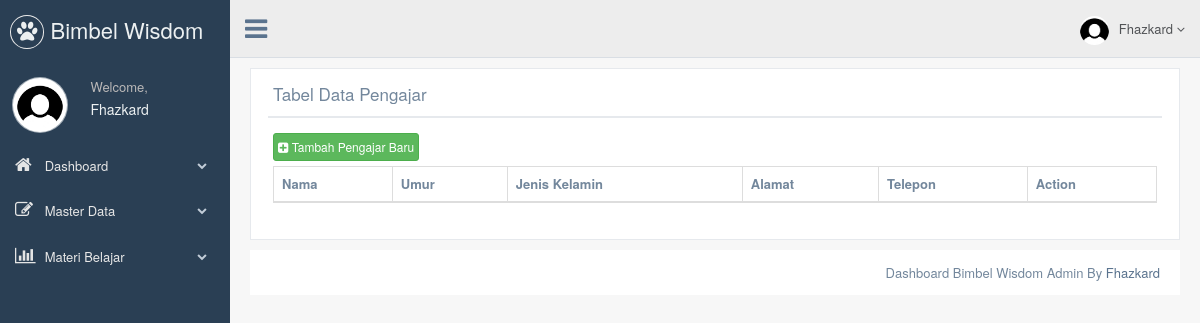
The page /dashboard/pengajar/index.php (signed in) on the database as committed earlier.
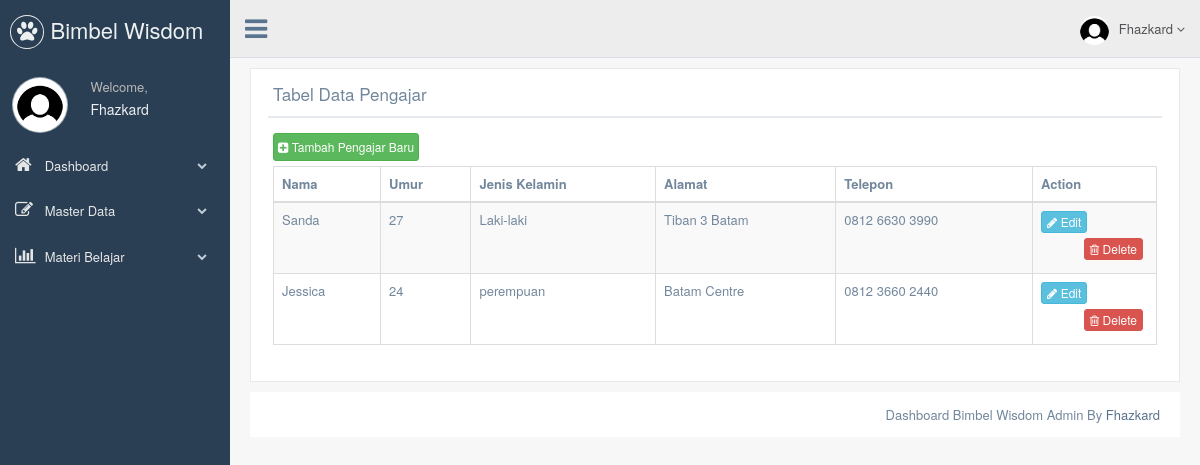
The same page on the database as committed later.
### tables this page shows
CREATE TABLE `pengajar` (
  `pengajar_id` int(11) NOT NULL,
  `nama` varchar(100) NOT NULL,
  `umur` int(11) NOT NULL,
  `jk` varchar(20) NOT NULL,
  `alamat` text NOT NULL,
  `tlp` varchar(20) NOT NULL
);

### dashboard/pengajar/index.php (the view, shortened to what this page needs)
<?php include "../header.php";?>
        <div class="row">
            <div class="col-md-12 col-sm-12 col-xs-12">
                <div class="x_panel">
                <div class="x_title">
                  <h2>Tabel Data Pengajar</h2>
                  <div class="clearfix"></div>
                </div>
                <div class="x_content">
                    <a href="#" class="btn btn-success btn-xs" style="padding:4px;" data-toggle="modal" data-target=".tambah"><i class="fa fa-plus-square" ></i> Tambah Pengajar Baru</a>
                  <table id="datatable-responsive" class="table table-striped table-bordered dt-responsive nowrap" cellspacing="0" width="100%">
                    <thead>
                      <tr>
                        <th>Nama </th>
                        <th>Umur </th>
                        <th>Jenis Kelamin </th>
                        <th>Alamat </th>
						<th>Telepon </th>
                        <th>Action</th>
                      </tr>
                    </thead>
					<tbody>
					<?php
						include '../../koneksi/konek.php';
						$selek_data = mysqli_query($koneksi, "SELECT * FROM pengajar");
						while($data = mysqli_fetch_array($selek_data)){
							?>
                      <tr class=" ">
                        <td class=" "><?php echo $data['nama']; ?></td>
                        <td class=" "><?php echo $data['umur']; ?></td>
						<td class=" "><?php echo $data['jk']; ?></td>
                        <td class=" "><?php echo $data['alamat']; ?></td>
                        <td class="a-right a-right "><?php echo $data['tlp']; ?></td>
                        <td class=" last">
							<a id="edit_link" href="#" class="btn btn-info btn-xs last" data-toggle="modal" data-target=".edit"
							data-pengajar_id="<?php echo $data['pengajar_id']; ?>"
							data-nama="<?php echo $data['nama']; ?>"
							data-umur="<?php echo $data['umur']; ?>"
							data-jk="<?php echo $data['jk']; ?>"
							data-alamat="<?php echo $data['alamat']; ?>"
							data-tlp="<?php echo $data['tlp']; ?>"><i class="fa fa-pencil"></i> Edit</a>
							<form method="post" action="../../koneksi/delete.php" style="width:auto;float:right;">
								<button type="submit" class="btn btn-danger btn-xs last" onclick="return konfirmasi()"><i class="fa fa-trash-o"></i> Delete</button>
							</form>
                        </td>
                      </tr>
					<?php
					}
					?>
                    </tbody>
                  </table>
                </div>
              </div>
            </div>
          </div>
<?php include "../footer.php";?>

Rows that differ between the two databases and show on the page:
added pengajar: nama "Sanda", umur "27", jk "Laki-laki", alamat "Tiban 3 Batam", tlp "0812 6630 3990"
added pengajar: nama "Jessica", umur "24", jk "perempuan", alamat "Batam Centre", tlp "0812 3660 2440"
